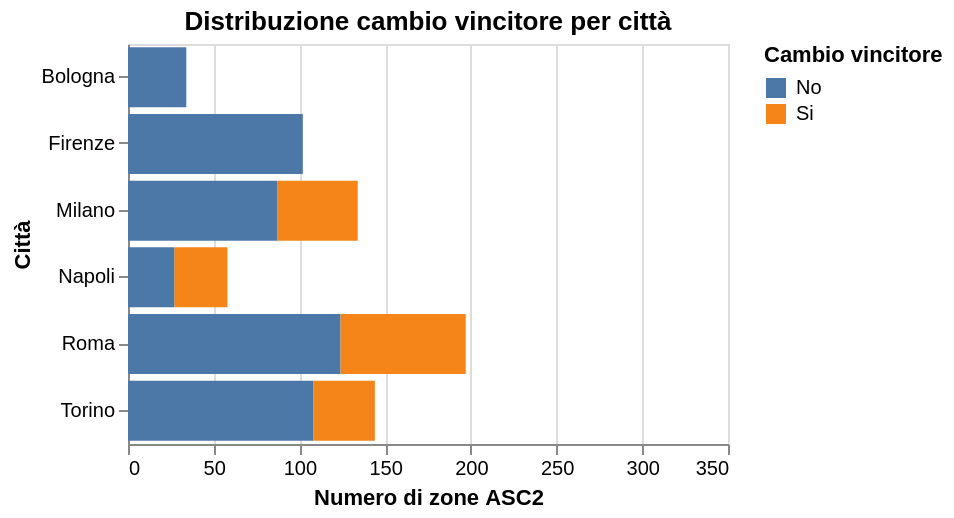

The Vega-Lite source for this figure:
### Vega-Lite specification from a JSON file in a GitHub repository (floating-point values rounded to 4 significant figures; data arrays with more than 128 entries replaced by an {"elided": "..."} marker saying what was removed)
{"usermeta": {"embedOptions": {"theme": "fivethirtyeight"}}, "config": {"view": {"continuousWidth": 300, "continuousHeight": 300}}, "data": {"name": "data-e6a8539240285b988c750b4a95d86a87"}, "mark": {"type": "bar"}, "encoding": {"color": {"field": "e_winner_changed_label", "title": "Cambio vincitore", "type": "nominal"}, "x": {"aggregate": "count", "scale": {"domain": [0, 350]}, "stack": "zero", "title": "Numero di zone ASC2", "type": "quantitative"}, "y": {"field": "CITY", "title": "Città", "type": "nominal"}}, "height": 200, "title": "Distribuzione cambio vincitore per città", "transform": [{"calculate": "datum.e_winner_changed == 1 ? 'Si' : 'No'", "as": "e_winner_changed_label"}], "width": "container", "$schema": "https://vega.github.io/schema/vega-lite/v5.20.1.json", "datasets": {"data-e6a8539240285b988c750b4a95d86a87": {"elided": "669 records"}}}
